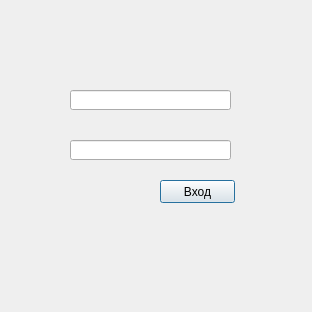
<?xml version="1.0" encoding="UTF-8"?>
<ui version="4.0">
 <class>Authorization</class>
 <widget class="QDialog" name="Authorization">
  <property name="geometry">
   <rect>
    <x>0</x>
    <y>0</y>
    <width>312</width>
    <height>312</height>
   </rect>
  </property>
  <property name="windowTitle">
   <string>Dialog</string>
  </property>
  <widget class="QLineEdit" name="login">
   <property name="geometry">
    <rect>
     <x>70</x>
     <y>90</y>
     <width>161</width>
     <height>20</height>
    </rect>
   </property>
  </widget>
  <widget class="QLineEdit" name="password">
   <property name="geometry">
    <rect>
     <x>70</x>
     <y>140</y>
     <width>161</width>
     <height>20</height>
    </rect>
   </property>
  </widget>
  <widget class="QPushButton" name="in">
   <property name="geometry">
    <rect>
     <x>160</x>
     <y>180</y>
     <width>75</width>
     <height>23</height>
    </rect>
   </property>
   <property name="text">
    <string>Вход</string>
   </property>
  </widget>
 </widget>
 <resources/>
 <connections/>
</ui>
